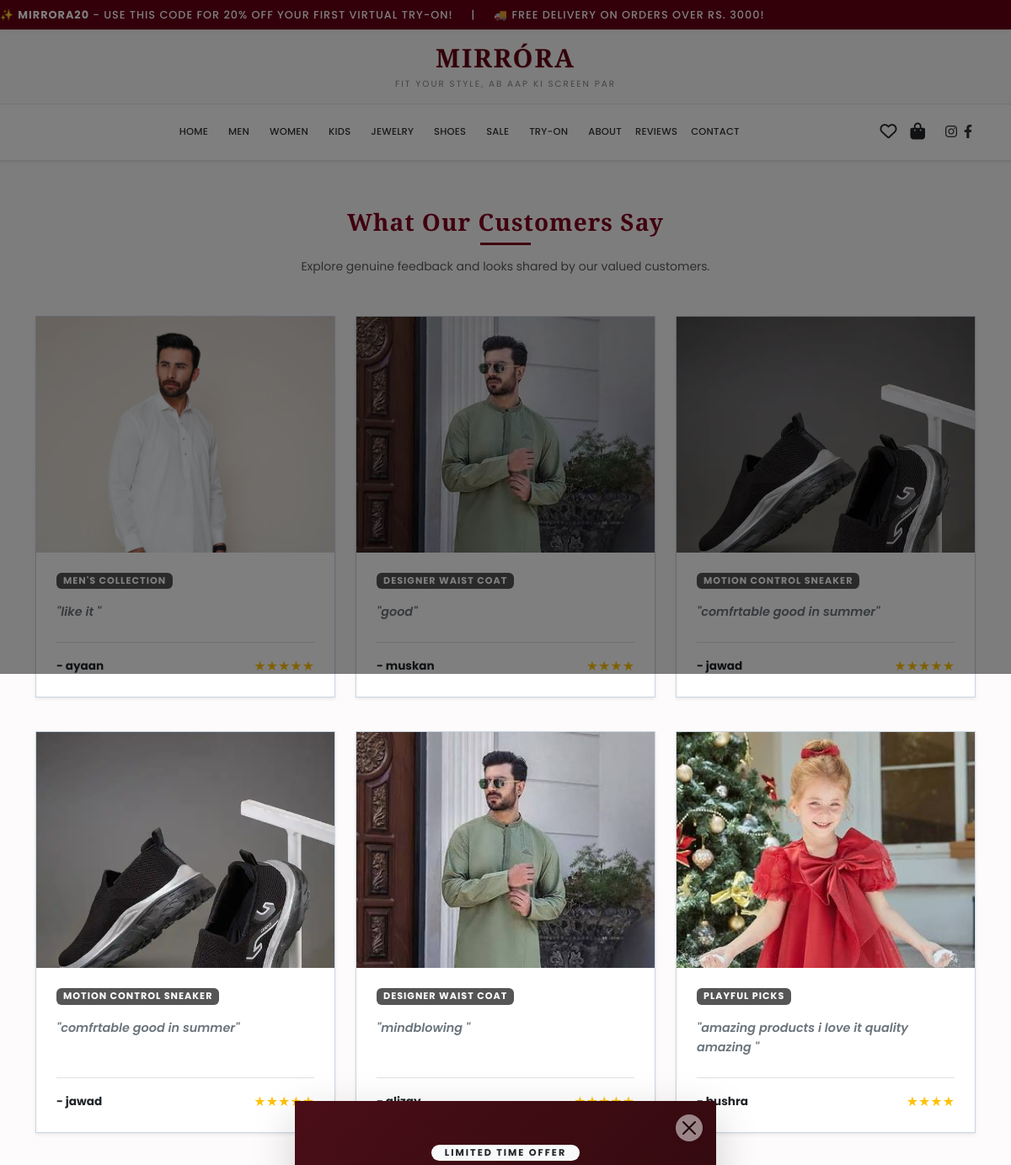
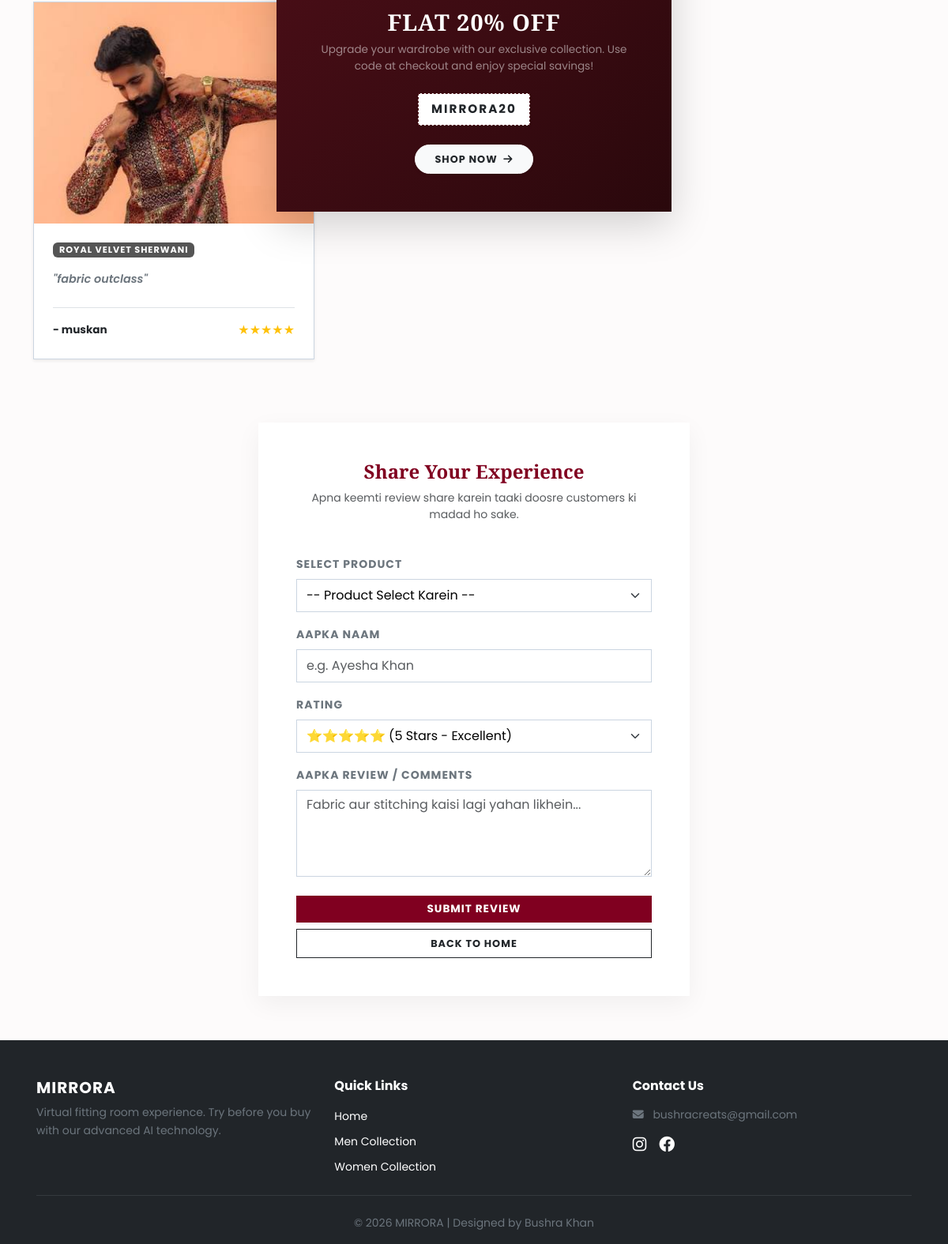
Page /add_review.php on the committed database (2 pictures, top to bottom).
### tables this page shows
CREATE TABLE IF NOT EXISTS `reviews` (
  `id` int NOT NULL AUTO_INCREMENT,
  `product_id` int DEFAULT NULL,
  `user_name` varchar(100) DEFAULT NULL,
  `review_text` text,
  `rating` int DEFAULT NULL,
  `status` varchar(20) DEFAULT 'pending',
  `created_at` timestamp NULL DEFAULT CURRENT_TIMESTAMP,
  PRIMARY KEY (`id`)
);

CREATE TABLE IF NOT EXISTS `products` (
  `id` int NOT NULL AUTO_INCREMENT,
  `name` varchar(255) DEFAULT NULL,
  `category` varchar(100) DEFAULT NULL,
  `price` double DEFAULT NULL,
  `description` text,
  `size` varchar(255) DEFAULT NULL,
  `color` varchar(255) DEFAULT NULL,
  `images` text,
  `image` varchar(255) NOT NULL,
  `discount_percent` int DEFAULT '0',
  PRIMARY KEY (`id`)
);

### add_review.php (the view, shortened to what this page needs)
<?php
include 'config.php';
include 'header.php';
?>
<!DOCTYPE html>
<html lang="en">
<head>
    <link href="https://cdn.jsdelivr.net/npm/bootstrap@5.3.0/dist/css/bootstrap.min.css" rel="stylesheet">
    <link rel="stylesheet" href="https://cdnjs.cloudflare.com/ajax/libs/font-awesome/6.4.0/css/all.min.css">
    <link rel="stylesheet" href="style.css">
</head>
<body>
<div class="container my-4 my-md-5 py-2">
    <div class="text-center mb-4 mb-md-5 px-3">
        <h2 class="fw-bold mb-2 fs-3 fs-md-2" style="color: #800020; font-family: 'Cinzel', serif; letter-spacing: 1px;">What Our Customers Say</h2>
        <div style="width: 60px; height: 3px; background-color: #800020; margin: 0 auto 15px auto;"></div>
        <p class="text-muted small">Explore genuine feedback and looks shared by our valued customers.</p>
    </div>
    <div class="row g-4">
        <?php
        $all_reviews = mysqli_query($conn, "SELECT r.*, p.name as prod_name, p.images as prod_image FROM reviews r JOIN products p ON r.product_id = p.id WHERE r.status = 'approved' ORDER BY r.id DESC");
        if ($all_reviews && mysqli_num_rows($all_reviews) > 0) {
            while ($row = mysqli_fetch_assoc($all_reviews)) {
                $stars = str_repeat("★", intval($row['rating']));
                echo '<div class="col-12 col-md-6 col-lg-4 mb-3">
                        <div class="card review-card shadow-sm h-100 bg-white">';
                if (!empty($row['prod_image'])) {
                    echo '<div class="review-img-container">
                            <img src="assets/images/' . htmlspecialchars($row['prod_image']) . '" alt="' . htmlspecialchars($row['prod_name']) . '">
                          </div>';
                }
                echo '<div class="card-body d-flex flex-column p-3 p-md-4">
                            <span class="badge mb-3 align-self-start px-2 py-1 text-uppercase text-white" style="font-size: 0.7rem; letter-spacing: 1px; background-color: #555 !important;">' . htmlspecialchars($row['prod_name']) . '</span>
                            <p class="fst-italic text-secondary mb-4" style="font-size: 0.9rem; line-height: 1.6;">"' . htmlspecialchars($row['review_text']) . '"</p>
                            <div class="mt-auto pt-3 border-top d-flex justify-content-between align-items-center">
                                <h6 class="fw-bold mb-0 text-dark" style="font-size: 0.85rem;">- ' . htmlspecialchars($row['user_name']) . '</h6>
                                <span class="text-warning fs-6">' . $stars . '</span>
                            </div>
                        </div>
                      </div>
                      </div>';
            }
        } else {
            echo '<div class="col-12 text-center py-5"><p class="text-muted fst-italic">No approved reviews displayed yet.</p></div>';
        }
        ?>
    </div>
</div>
<div class="container my-4 my-md-5 py-2">
    <div class="row justify-content-center">
        <div class="col-12 col-md-8 col-lg-6">
            <div class="card form-container border-0 p-3 p-md-4 p-lg-5">
                <div class="text-center mb-4">
                    <h3 class="fw-bold mb-2 fs-4" style="color: #800020; font-family: 'Cinzel', serif;">Share Your Experience</h3>
                    <p class="text-muted small">Apna keemti review share karein taaki doosre customers ki madad ho sake.</p>
                </div>
                <form action="add_review.php" method="POST">
                    <div class="mb-3">
                        <label class="form-label fw-bold small text-uppercase text-secondary" style="letter-spacing: 1px;">Select Product</label>
                        <select name="product_id" class="form-select py-2 shadow-none" required>
                            <option value="">-- Product Select Karein --</option>
                        </select>
                    </div>
                    <div class="mb-3">
                        <label class="form-label fw-bold small text-uppercase text-secondary" style="letter-spacing: 1px;">Aapka Naam</label>
                        <input type="text" name="user_name" class="form-control py-2 shadow-none" placeholder="e.g. Ayesha Khan" required>
                    </div>
                    <div class="mb-3">
                        <label class="form-label fw-bold small text-uppercase text-secondary" style="letter-spacing: 1px;">Rating</label>
                        <select name="rating" class="form-select py-2 shadow-none" required>
                            <option value="5">⭐⭐⭐⭐⭐ (5 Stars - Excellent)</option>
                        </select>
                    </div>
                    <div class="mb-4">
                        <label class="form-label fw-bold small text-uppercase text-secondary" style="letter-spacing: 1px;">Aapka Review / Comments</label>
                        <textarea name="review_text" rows="4" class="form-control shadow-none" placeholder="Fabric aur stitching kaisi lagi yahan likhein..." required></textarea>
                    </div>
                    <button type="submit" name="submit_review" class="btn btn-maroon w-100 fw-bold py-2.5 shadow-sm text-uppercase mb-2" style="letter-spacing: 1px; font-size: 0.85rem;">Submit Review</button>
                    <a href="index.php" class="btn btn-outline-dark w-100 py-2 text-uppercase fw-bold rounded-0" style="font-size: 0.8rem; letter-spacing: 1px;">Back to Home</a>
                </form>
            </div>
        </div>
    </div>
</div>
<?php include 'footer.php'; ?>
</body>
</html>

### style.css (style rules this page uses)
:root { --primary-maroon:#660014; --border-color:#e5e5e5; --primary-red:#722F37; --light-red-bg:#f9f2f2; --border-red:#e6cdcd; }
body { font-family:'Poppins',sans-serif; color:#2b2b2b; background:#fff; }
:root { --primary-red: #722F37; --light-red-bg: #f9f2f2; --border-red: #e6cdcd; }
body { font-family: 'Poppins', sans-serif; color: #2b2b2b; background-color: #fff; }
.card-body h6 { font-family: 'Poppins', sans-serif; font-size: 0.90rem; color: #333; white-space: nowrap; overflow: hidden; text-overflow: ellipsis; }
.card-body p { font-size: 0.85rem; font-weight: 600; color: #777; }

### add_review.php (style rules this page uses)
body { background-color: #fdfbfb; font-family: 'Poppins', sans-serif; color: #000000; }
.review-card { transition: transform 0.3s ease, box-shadow 0.3s ease; border: 1px solid #cbd5e1 !important; border-radius: 0 !important; }
.review-img-container { height: 280px; width: 100%; overflow: hidden; background-color: #f8f9fa; }
.review-img-container img { width: 100%; height: 100%; object-fit: cover; object-position: center top; transition: transform 0.5s ease; }
.form-container { background: #ffffff; border-top: 4px solid #800020; border: 1px solid #cbd5e1; box-shadow: 0 10px 30px rgba(0, 0, 0, 0.05); border-radius: 0 !important; }
.form-control, .form-select { border-radius: 0 !important; border: 1px solid #cbd5e1; color: #000000; }
.btn-maroon { background-color: #800020; color: #ffffff; border-radius: 0 !important; transition: background-color 0.3s ease; }

### rows in the picture
reviews: product.images (picture), product.name "MEN'S COLLECTION", review_text "like it", user_name "ayaan", rating "★★★★★"
reviews: product.images (picture), product.name "DESIGNER WAIST COAT", review_text "good", user_name "muskan", rating "★★★★"
reviews: product.images (picture), product.name "MOTION CONTROL SNEAKER", review_text "comfrtable good in summer", user_name "jawad", rating "★★★★★"
reviews: product.images (picture), product.name "MOTION CONTROL SNEAKER", review_text "comfrtable good in summer", user_name "jawad", rating "★★★★★"
reviews: product.images (picture), product.name "DESIGNER WAIST COAT", review_text "mindblowing"
reviews: product.images (picture), product.name "PLAYFUL PICKS", review_text "amazing products i love it quality amazing", user_name "bushra", rating "★★★★"
reviews: product.images (picture), product.name "ROYAL VELVET SHERWANI", review_text "fabric outclass", user_name "muskan", rating "★★★★★"

### other values in the picture
$cat "MEN"
$cat "WOMEN"
$cat "KIDS"
$cat "JEWELRY"
$cat "SHOES"
